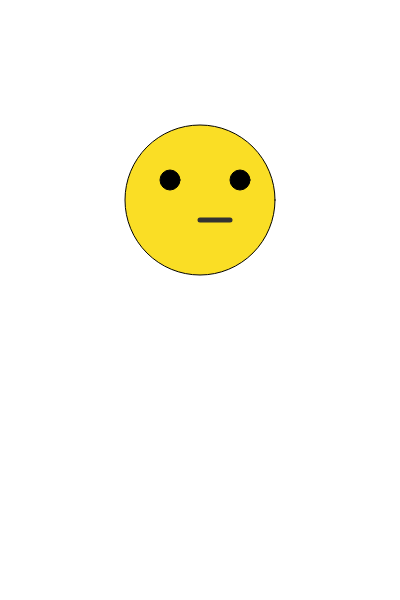
Frame 1 (no input)
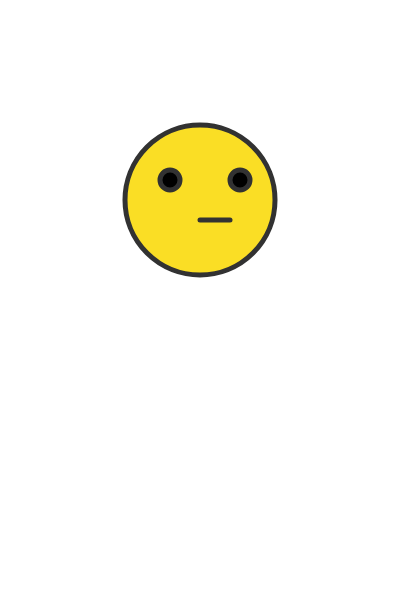
Frame 60 (no input)
Frame 120 (the mouse pressed at the canvas centre since frame 60): identical to frame 60, image omitted

The p5.js sketch that drew these frames (run headless with seeded random() and noise() and a simulated clock; from frame 60 on, the mouse is pressed at the canvas centre):

// p5.js sketch
// ── sketch.js
function setup() {
  createCanvas(400, 600);
}

function draw() {
  background(255);
  
  fill(250,222,37)
  ellipse(200,200,150,150);
  
  fill(0)
  ellipse(170,180,20,20);
  ellipse(240,180,20,20);
  
  strokeWeight(5);
  stroke(50);
  line(230,220,200,220);

  
}
